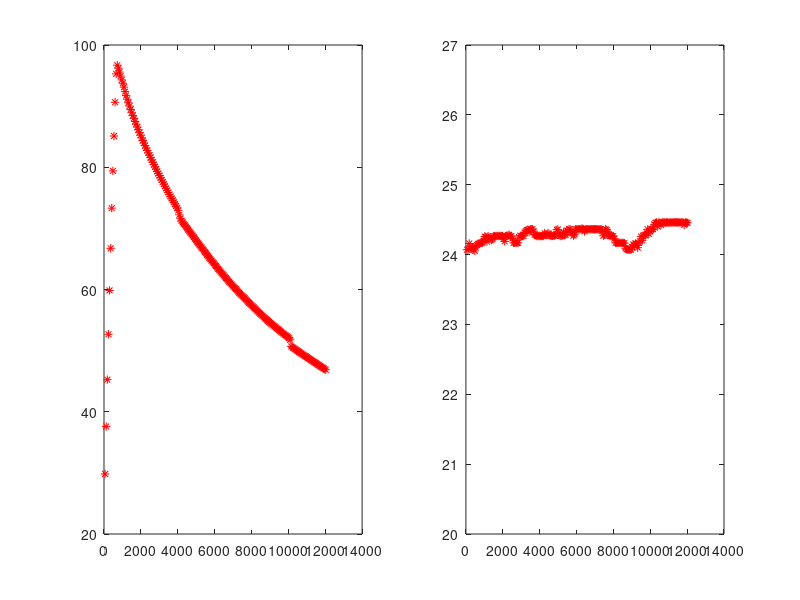

Here is the MATLAB script that generated this plot:
clear all
close all

fid = fopen('dataex4.txt')
data = fscanf(fid, '%f');
fclose(fid);

time = data(1:3:length(data))/1000;
analog1 = data(2:3:length(data));
analog2 = data(3:3:length(data));

R = (2250600./analog1) - 2200;
Rlog = log(R);
R2 = (2250600./analog2) - 2200;
Rlog2 = log(R2);

a = 1.675091827e-3;
b = 1.857536553e-4;
c = 5.373169834e-7;
TEMP = (1./(a + b.*Rlog + c.*(Rlog.^3)))-273.15;
TEMP2 = (1./(a + b.*Rlog2 + c.*(Rlog2.^3)))-273.15;

figure, subplot(1,2,1);
plot(time, TEMP, '*r');
hold on
subplot(1,2,2);
plot(time, TEMP2, '*r');
ylim([20,27])